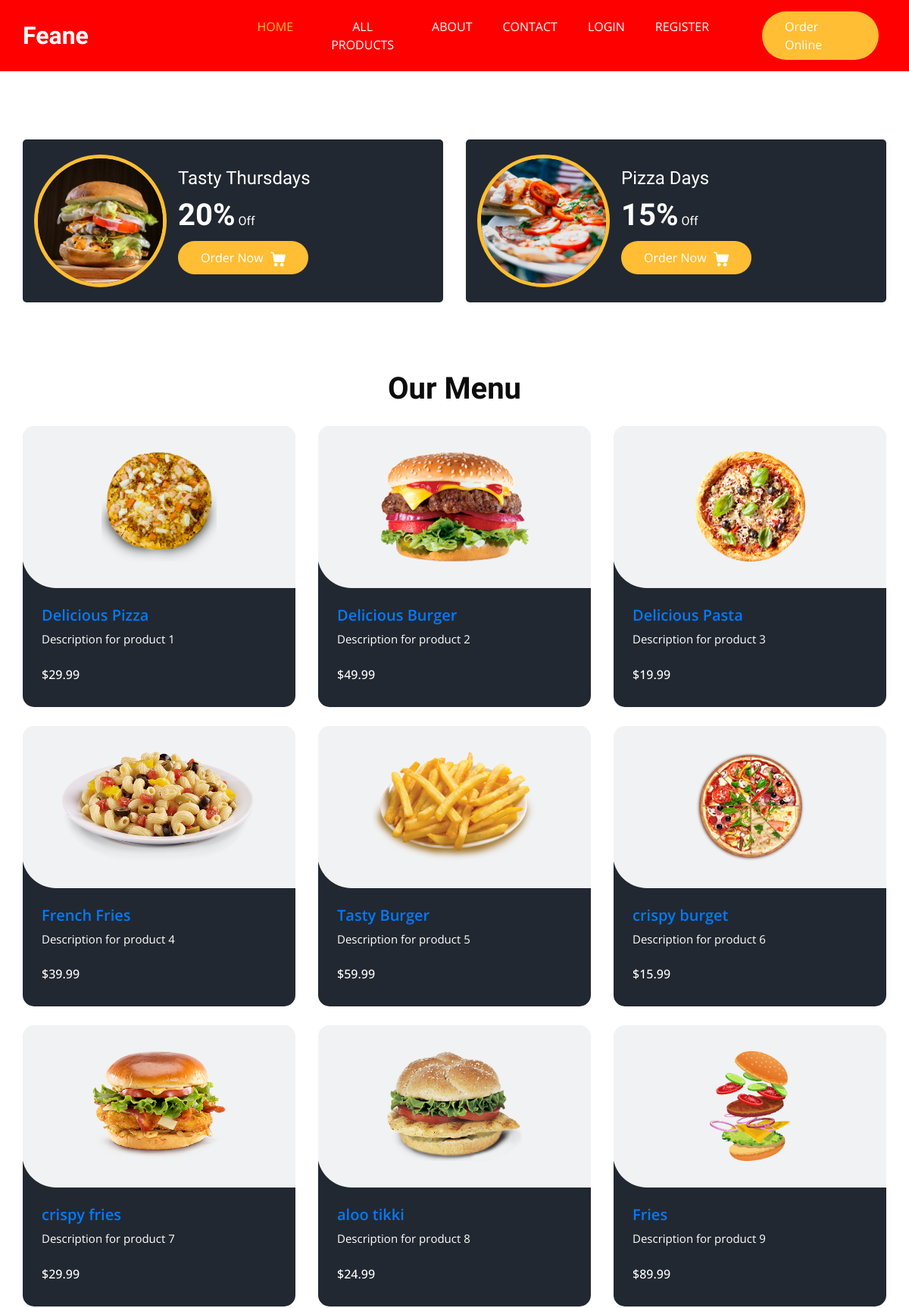
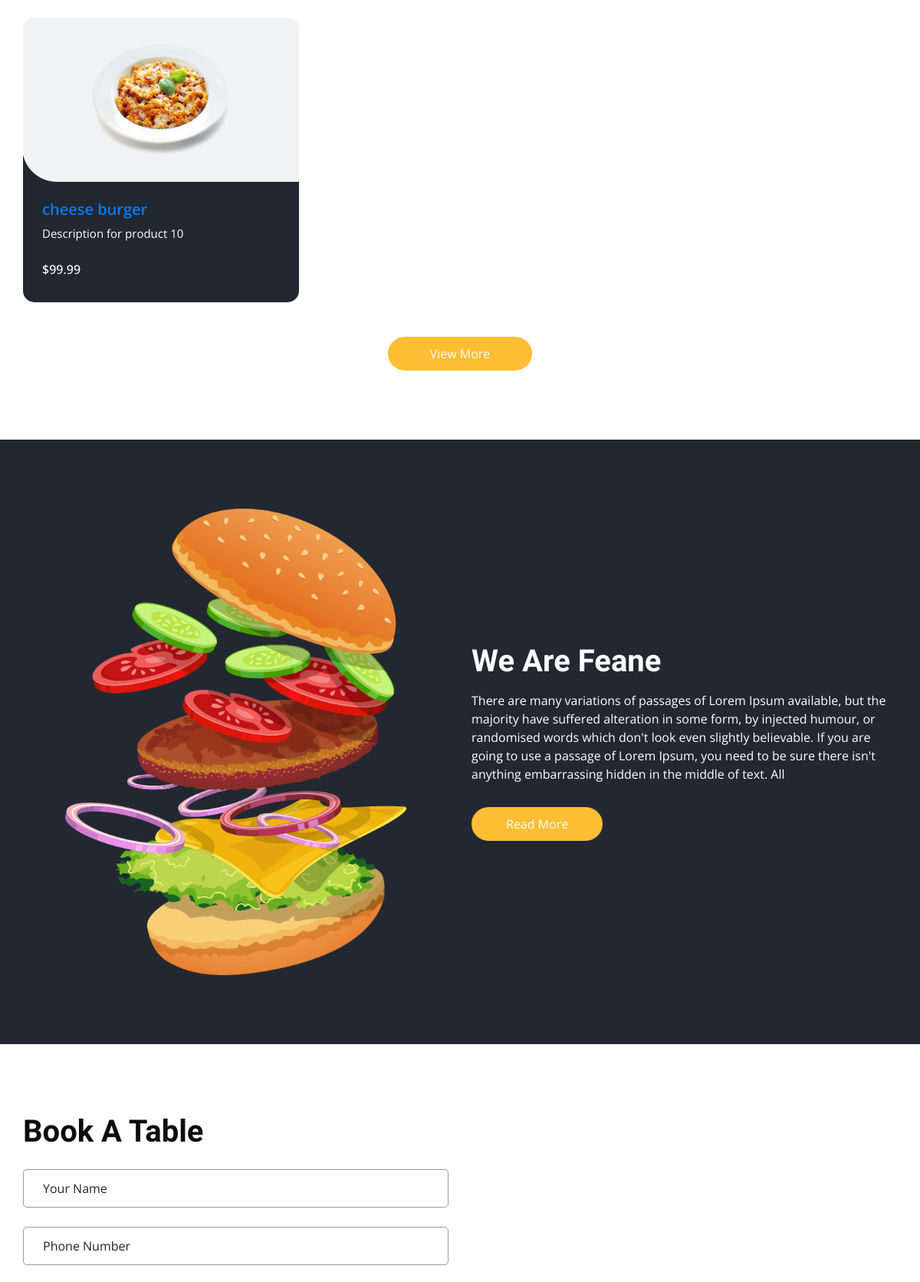
The page / (upper part) on the database its author committed (2 pictures, top to bottom).
### ecomm_app/models.py (models this page shows, shortened)
class Product(models.Model):
    name = models.CharField(max_length=200)
    description = models.TextField()
    price = models.DecimalField(max_digits=10, decimal_places=2)
    image = models.ImageField(upload_to='product_images/', null=True, blank=True)
    category = models.ForeignKey(Category, related_name='products', on_delete=models.CASCADE, null=True, blank=True)

### ecomm_app/views.py (the view)
# urls.py: path('', views.home, name='home'),
def home(request):
    products = Product.objects.all()
    return render(request,'ecomm/home.html',{'products': products})

### ecomm_app/templates/ecomm/home.html (shortened to what this page needs)
{% extends "ecomm/base.html" %}
{% load static %}
{% block content %}
<section class="offer_section layout_padding-bottom">
  <div class="offer_container">
    <div class="container ">
      <div class="row">
        <div class="col-md-6  ">
          <div class="box ">
            <div class="img-box">
              <img src="{% static 'images/o1.jpg' %}" alt="">
            </div>
            <div class="detail-box">
              <h5>
                Tasty Thursdays
              </h5>
              <h6>
                <span>20%</span> Off
              </h6>
              <a href="">
                Order Now
              </a>
            </div>
          </div>
        </div>
        <div class="col-md-6  ">
          <div class="box ">
            <div class="img-box">
                <img src="{% static 'images/o2.jpg' %}" alt="">
            </div>
            <div class="detail-box">
              <h5>
                Pizza Days
              </h5>
              <h6>
                <span>15%</span> Off
              </h6>
              <a href="">
                Order Now
              </a>
            </div>
          </div>
        </div>
      </div>
    </div>
  </div>
</section>
{% if products %}
<section class="food_section layout_padding-bottom">
  <div class="container">
    <div class="heading_container heading_center">
      <h2>
        Our Menu
      </h2>
    </div>
    <div class="filters-content">
      <div class="row grid">
        {% for product in products %}
          <div class="col-sm-6 col-lg-4 all pizza">
            <div class="box">
              <div>
                <div class="img-box">
                  {% if product.image %}
                    <img src="{{ product.image.url }}" alt="{{ product.name }}">
                  {% else %}
                    <img src="{% static 'images/no-image.png' %}" alt="No image available">
                  {% endif %}
                </div>
                <div class="detail-box">
                  <h5>
                    <a href="{% url 'product_detail' product.id %}">{{ product.name }}</a>
                  </h5>
                  <p>
                    {{ product.description }}
                  </p>
                  <div class="options">
                    <h6>
                      ${{ product.price }}
                    </h6>
                  </div>
                </div>
              </div>
            </div>
          </div>
        {% endfor %}
      </div>
      <div class="btn-box">
        <a href="{% url 'product_list' %}">
          View More
        </a>
      </div>
    </div>
  </div>
</section>
{% endif %}
<section class="about_section layout_padding">
  <div class="container  ">
    <div class="row">
      <div class="col-md-6 ">
        <div class="img-box">
          <img src="{% static 'images/about-img.png' %}" alt="">
        </div>
      </div>
      <div class="col-md-6">
        <div class="detail-box">
          <div class="heading_container">
            <h2>
              We Are Feane
            </h2>
          </div>
          <p>
            There are many variations of passages of Lorem Ipsum available, but the majority have suffered alteration
            in some form, by injected humour, or randomised words which don't look even slightly believable. If you
            are going to use a passage of Lorem Ipsum, you need to be sure there isn't anything embarrassing hidden in
            the middle of text. All
          </p>
          <a href="">
            Read More
          </a>
        </div>
      </div>
    </div>
  </div>
</section>
<section class="book_section layout_padding">
  <div class="container">
    <div class="heading_container">
      <h2>
        Book A Table
      </h2>
    </div>
    <div class="row">
      <div class="col-md-6">
        <div class="form_container">
          <form action="">
            <div>
              <input type="text" class="form-control" placeholder="Your Name" />
            </div>
            <div>
              <input type="text" class="form-control" placeholder="Phone Number" />
            </div>
          </form>
        </div>
      </div>
      <div class="col-md-6">
        <div class="map_container ">
          <div id="googleMap"></div>
        </div>
      </div>
    </div>
  </div>
</section>
{% endblock %}

### ecomm_app/static/css/responsive.css (style rules this page uses)
@media (min-width: 1200px) { .container { max-width: 1170px; } }

### rows shown on the page
Product: image (picture), name "Delicious Pizza", description "Description for product 1", price "29.99"
Product: image (picture), name "Delicious Burger", description "Description for product 2", price "49.99"
Product: image (picture), name "Delicious Pasta", description "Description for product 3", price "19.99"
Product: image (picture), name "French Fries", description "Description for product 4", price "39.99"
Product: image (picture), name "Tasty Burger", description "Description for product 5", price "59.99"
Product: image (picture), name "crispy burget", description "Description for product 6", price "15.99"
Product: image (picture), name "crispy fries", description "Description for product 7", price "29.99"
Product: image (picture), name "aloo tikki", description "Description for product 8", price "24.99"
Product: image (picture), name "Fries", description "Description for product 9", price "89.99"
Product: image (picture), name "cheese burger", description "Description for product 10", price "99.99"
